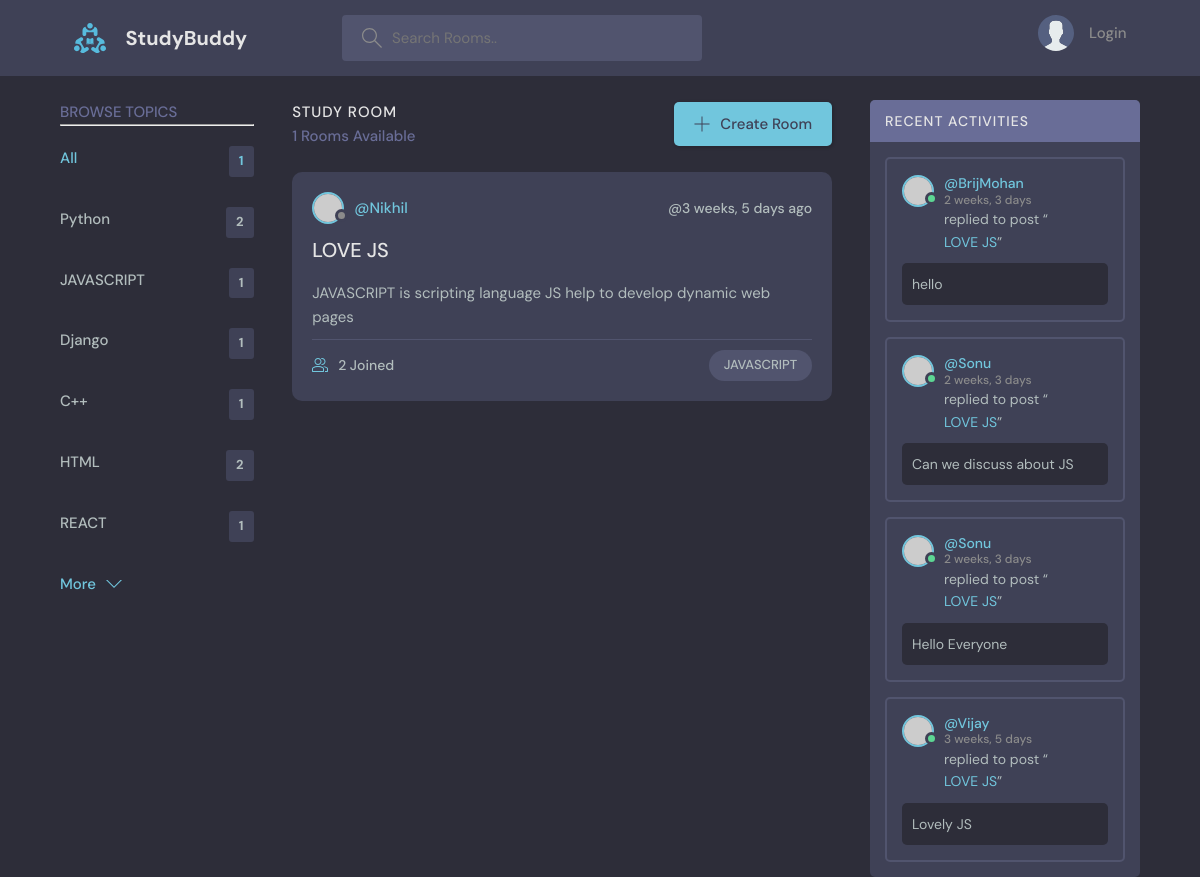
Page /?q=JAVASCRIPT on the committed database.
### base/models.py (models this page shows, shortened)
class Topic(models.Model):
    name = models.CharField(max_length=200)
    def __str__(self):
        return self.name

class Room(models.Model):
    host = models.ForeignKey(User,on_delete=models.SET_NULL,null=True)
    topic = models.ForeignKey(Topic,on_delete=models.SET_NULL,null=True)
    name = models.CharField(max_length=200)
    participants = models.ManyToManyField(User,related_name='participants',blank=True)
    description = models.TextField(null=True,blank=True)
    updated=models.DateTimeField(auto_now=True)
    created = models.DateTimeField(auto_now_add=True)
    class Meta:
        ordering = ['-updated','-created']

class Message(models.Model):
    user = models.ForeignKey(User,on_delete=models.CASCADE)
    room = models.ForeignKey(Room,on_delete=models.CASCADE)
    body = models.TextField()
    updated=models.DateTimeField(auto_now=True)
    created = models.DateTimeField(auto_now_add=True)
    class Meta:
        ordering = ['-updated','-created']
    def __str__(self):
        return self.body[0:50]

### base/views.py (the view)
# urls.py: path('',views.home,name='home'),
def home(request):
    q = request.GET.get('q') if request.GET.get('q') != None else ''
    rooms = Room.objects.filter(Q(topic__name__icontains=q) |
                                Q(name__icontains=q) |
                                Q(description__icontains=q)
                                )
    topics = Topic.objects.all()
    room_count = rooms.count()
    room_messages = Message.objects.filter(Q(room__topic__name__icontains=q))
    context={'rooms':rooms,'topics':topics,'room_count':room_count,'room_messages':room_messages}
    return render(request,'base/home.html',context)

### base/templates/base/home.html (shortened to what this page needs)
{% extends 'main.html' %}
{% load static %}
{% block content %}
    <main class="layout layout--3">
      <div class="container">
        <div>
          {%include 'base/topics_component.html' %}
        </div>
        <div class="roomList">
          <div class="roomList__header">
            <div>
              <h2>Study Room</h2>
              <p>{{room_count}} Rooms Available</p>
            </div>
            <a class="btn btn--main" href="{% url 'create-room' %}">
              <svg version="1.1" xmlns="http://www.w3.org/2000/svg" width="32" height="32" viewBox="0 0 32 32">
                <title>add</title>
                <path
                  d="M16.943 0.943h-1.885v14.115h-14.115v1.885h14.115v14.115h1.885v-14.115h14.115v-1.885h-14.115v-14.115z"
                ></path>
              </svg>
              Create Room
            </a>
          </div>
          <div>
            {%include 'base/feed_component.html' %}
          </div>
        </div>
        <div class="activities">
          {%include 'base/activity_component.html' %}
        </div>
      </div>
    </main>
    {% endblock %}

### base/templates/base/topics_component.html
<div class="topics">
    <div class="topics__header">
      <h2>Browse Topics</h2>
      <hr>
    </div>
    <ul class="topics__list">
        <li>
            <a href="{% url 'home' %}" class="active">All <span>{{rooms.count}}</span></a>
        </li>
        {% for topic in topics %}
        <li>
            <a href="{% url 'home'%}?q={{topic.name}}">{{topic.name}} <span>{{topic.room_set.all.count}}</span></a>
        </li>
        {% endfor %}
    </ul>
    <a class="btn btn--link" href="#">
        More
        <svg version="1.1" xmlns="http://www.w3.org/2000/svg" width="32" height="32" viewBox="0 0 32 32">
          <title>chevron-down</title>
          <path d="M16 21l-13-13h-3l16 16 16-16h-3l-13 13z"></path>
        </svg>
      </a>
  </div>

### base/templates/base/feed_component.html (shortened to what this page needs)
<div>
    {% for room in rooms %}
<div class="roomListRoom">
    <div class="roomListRoom__header">
      <a href="{% url 'user-profile' room.host.id %}" class="roomListRoom__author">
        <div class="avatar avatar--small">
          <img src="https://randomuser.me/api/portraits/men/13.jpg" alt="Image description" />
        </div>
        <span>@{{room.host.username}}</span>
      </a>
      <div class="roomListRoom__actions">
        <span>@{{room.created | timesince }} ago</span>
      </div>
    </div>
    <div class="roomListRoom__content">
      <a href="{% url 'room' room.id %}">{{room.name}}</a>
      <p>{{room.description}}</p>
    </div>
    <div class="roomListRoom__meta">
      <a href="{% url 'room' room.id %}" class="roomListRoom__joined">
        {{room.participants.count}} Joined
      </a>
      <p class="roomListRoom__topic">{{room.topic}}</p>
    </div>
  </div>
  {% endfor %}
</div>

### base/templates/base/activity_component.html (shortened to what this page needs)
<div class="activities__header">
    <h2>Recent Activities</h2>
  </div>
  <div>
    {% for message in room_messages %}
  <div class="activities__box">
    <div class="activities__boxHeader roomListRoom__header">
      <a href="{% url 'user-profile' message.user.id %}" class="roomListRoom__author">
        <div class="avatar avatar--small active">
          <img src="https://randomuser.me/api/portraits/men/13.jpg" />
        </div>
        <p>
          @{{message.user}}
          <span>{{message.created|timesince}}</span>
        </p>
      </a>
    </div>
    <div class="activities__boxContent">
      <p>replied to post “<br><a href="{% url 'room' message.room.id %}">{{message.room.name}}</a>”</p>
      <div class="activities__boxRoomContent">{{message}}</div>
    </div>
  </div>
  {% endfor %}
  </div>

### rows in the picture
Topic: name "Python", room_set.all.count "2"
Topic: name "JAVASCRIPT", room_set.all.count "1"
Topic: name "Django", room_set.all.count "1"
Topic: name "C++", room_set.all.count "1"
Topic: name "HTML", room_set.all.count "2"
Topic: name "REACT", room_set.all.count "1"
Room: host.username "Nikhil", created "3 weeks, 5 days", name "LOVE JS", description "JAVASCRIPT is scripting language JS help to develop dynamic web pages", participants.count "2", topic "JAVASCRIPT"
Message: user "BrijMohan", created "2 weeks, 3 days", room.name "LOVE JS", body "hello"
Message: user "Sonu", created "2 weeks, 3 days", room.name "LOVE JS", body "Can we discuss about JS"
Message: user "Sonu", created "2 weeks, 3 days", room.name "LOVE JS", body "Hello Everyone"
Message: user "Vijay", created "3 weeks, 5 days", room.name "LOVE JS", body "Lovely JS"

### other values in the picture
{{ rooms.count }} "1"
{{ room_count }} "1"
